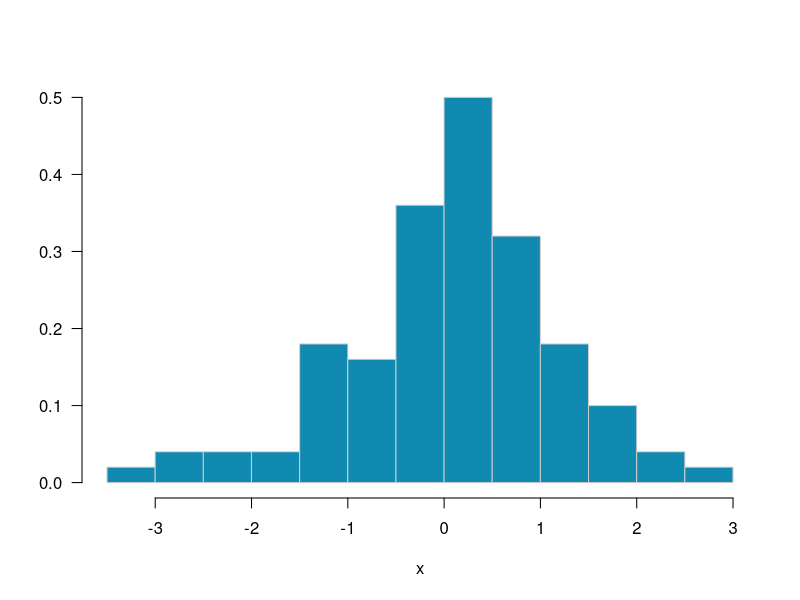
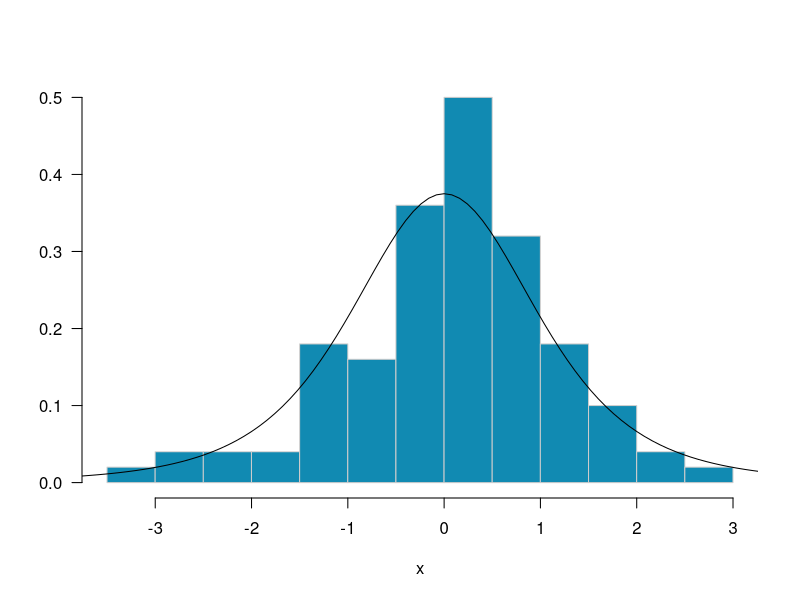
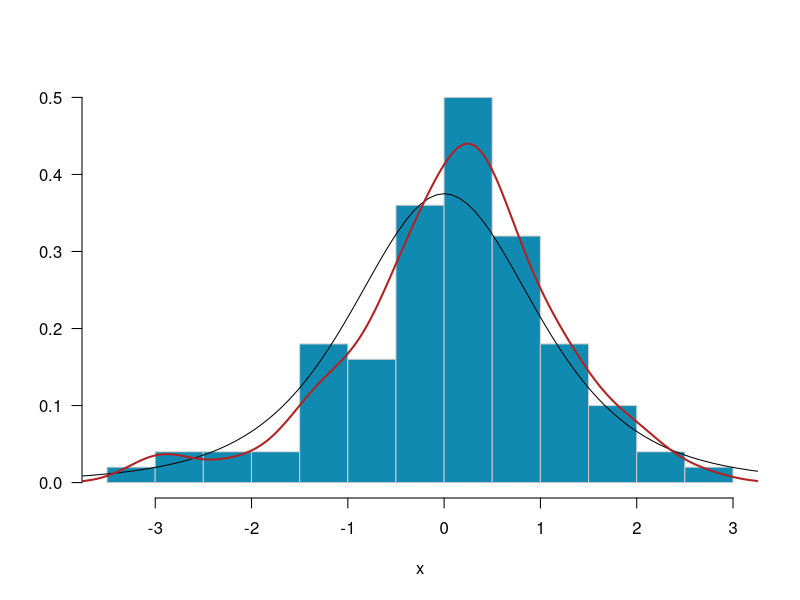
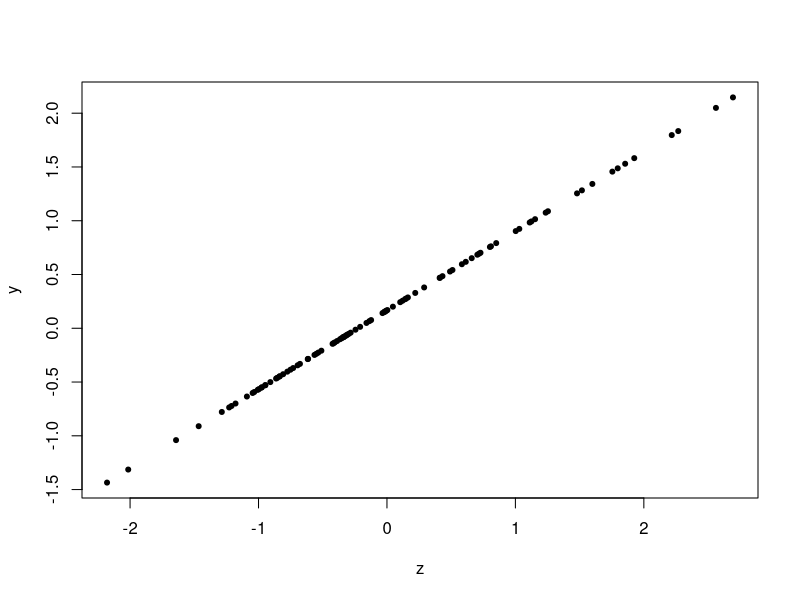
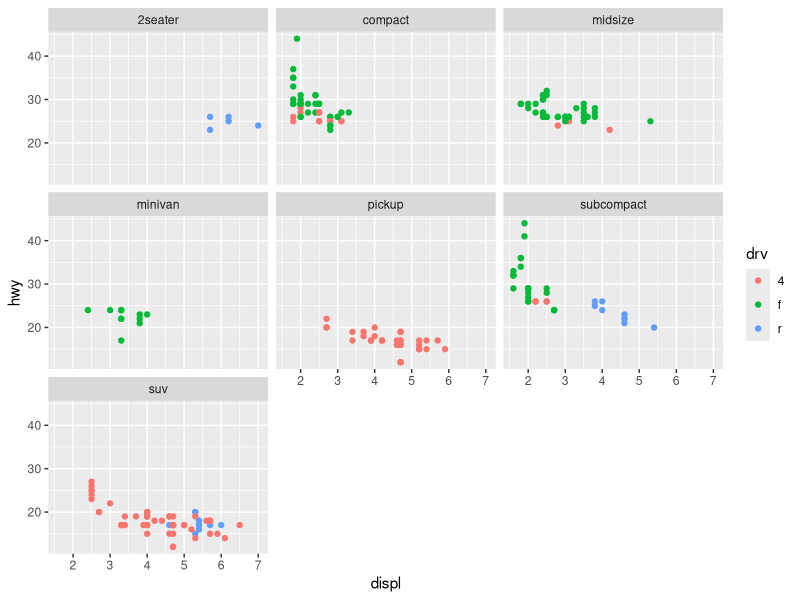

These figures' R source, in order:
## ---- chunk 1
set.seed(1234)
x <- rt(n=100, df=4)
MASS::truehist(x, las=1, col="#118ab2", border="grey80", nbins=20)
## ---- chunk 2
MASS::truehist(x, las=1, col="#118ab2", border="grey80", nbins=20)
curve(dt(x, df=4), from=-4, to=4, add=T, type="l")
## ---- chunk 3
MASS::truehist(x, las=1, col="#118ab2", border="grey80", nbins=20)
curve(dt(x, df=4), from=-4, to=4, add=T, type="l")
lines(density(x), col="firebrick", lwd=2)
## ---- chunk 4
f <- function(x, a, b) (x-a)/b
## ---- chunk 5
set.seed(1234)
x <- rnorm(100, mean=2, sd=2)
y <- f(x, min(x), max(x)-min(x))
summary(data.frame(x=x, y=y))
## ---- chunk 6
z <- f(x, a=mean(x), b=sd(x))
round(mean(z),10); round(sd(z),10)
## ---- chunk 7
y <- f(x, a=median(x), b=IQR(x))
plot(z, y, pch=20)
## ---- chunk 8
library(ggplot2)
mpg |>
    ggplot() + 
    geom_point(aes(displ, hwy, color=drv)) + 
    facet_wrap(~class)
